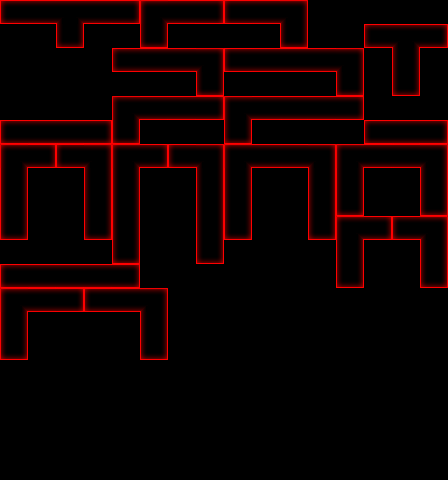

This is a level from a 2D game, rendered from its Tiled map with the project's own tilesets. A one-line summary and the complete map file follow:
An orthogonal 16x20 tile map with 28x24 px tiles, 1 tile layer (Tile Layer 1).

<map version="1.0" orientation="orthogonal" width="16" height="20" tilewidth="28" tileheight="24">
 <properties>
  <property name="background" value="back.bmp" />
  <property name="speed" value="1.15" />
 </properties>
 <tileset firstgid="1" name="tileset_rs" tilewidth="28" tileheight="24" spacing="1" margin="1">
  <image source="tileset_rs.bmp" trans="ff0080" width="407" height="76" />
 </tileset>
 <layer name="Tile Layer 1" width="16" height="20">
  <data encoding="csv">
27,33,9,33,28,4,33,28,27,33,5,0,0,0,0,0,
0,0,14,0,0,14,0,0,0,0,14,0,0,27,9,28,
0,0,0,0,27,33,33,5,27,33,33,33,5,0,32,0,
0,0,0,0,0,0,0,14,0,0,0,0,14,0,14,0,
0,0,0,0,4,33,33,28,4,33,33,33,28,0,0,0,
27,33,33,28,14,0,0,0,14,0,0,0,0,27,33,28,
4,28,27,5,4,28,27,5,4,33,33,5,4,33,33,5,
32,0,0,32,32,0,0,32,32,0,0,32,32,0,0,32,
32,0,0,32,32,0,0,32,32,0,0,32,14,0,0,14,
14,0,0,14,32,0,0,32,14,0,0,14,4,28,27,5,
0,0,0,0,14,0,0,14,0,0,0,0,32,0,0,32,
27,33,33,33,28,0,0,0,0,0,0,0,14,0,0,14,
4,33,28,27,33,5,0,0,0,0,0,0,0,0,0,0,
32,0,0,0,0,32,0,0,0,0,0,0,0,0,0,0,
14,0,0,0,0,14,0,0,0,0,0,0,0,0,0,0,
0,0,0,0,0,0,0,0,0,0,0,0,0,0,0,0,
0,0,0,0,0,0,0,0,0,0,0,0,0,0,0,0,
0,0,0,0,0,0,0,0,0,0,0,0,0,0,0,0,
0,0,0,0,0,0,0,0,0,0,0,0,0,0,0,0,
0,0,0,0,0,0,0,0,0,0,0,0,0,0,0,0
</data>
 </layer>
</map>
